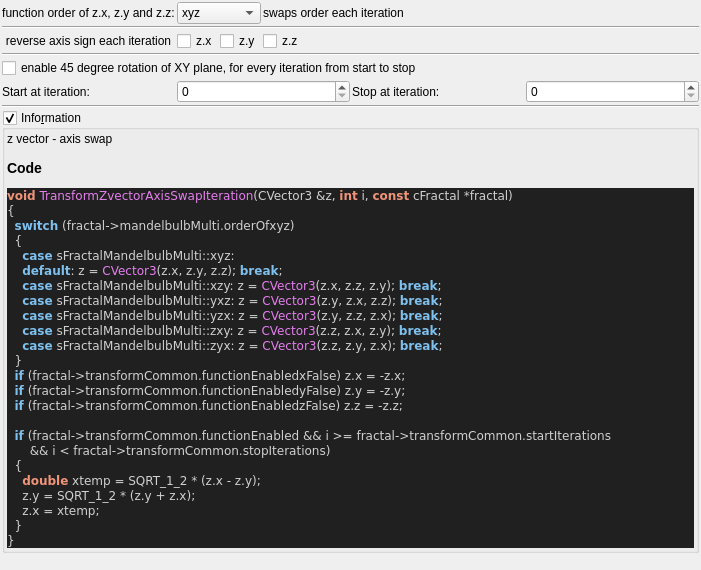
<?xml version="1.0" encoding="UTF-8"?>
<ui version="4.0">
 <class>transf_zVector_axis_swap</class>
 <widget class="QWidget" name="Form">
  <property name="geometry">
   <rect>
    <x>0</x>
    <y>0</y>
    <width>701</width>
    <height>570</height>
   </rect>
  </property>
  <property name="windowTitle">
   <string notr="true">transf_zVector_axis_swap</string>
  </property>
  <layout class="QVBoxLayout" name="verticalLayout">
   <property name="spacing">
    <number>2</number>
   </property>
   <property name="leftMargin">
    <number>2</number>
   </property>
   <property name="topMargin">
    <number>2</number>
   </property>
   <property name="rightMargin">
    <number>2</number>
   </property>
   <property name="bottomMargin">
    <number>2</number>
   </property>
   <item>
    <layout class="QGridLayout" name="gridLayout_23">
     <property name="spacing">
      <number>2</number>
     </property>
     <item row="2" column="2">
      <widget class="MyCheckBox" name="checkBox_transf_function_enabledy_false">
       <property name="text">
        <string notr="true">z.y</string>
       </property>
      </widget>
     </item>
     <item row="2" column="1">
      <widget class="MyCheckBox" name="checkBox_transf_function_enabledx_false">
       <property name="text">
        <string notr="true">z.x</string>
       </property>
      </widget>
     </item>
     <item row="0" column="1" colspan="2">
      <widget class="QComboBox" name="comboBox_mandelbulbMulti_order_of_xyz">
       <item>
        <property name="text">
         <string notr="true">xyz</string>
        </property>
       </item>
       <item>
        <property name="text">
         <string notr="true">xzy</string>
        </property>
       </item>
       <item>
        <property name="text">
         <string notr="true">yxz</string>
        </property>
       </item>
       <item>
        <property name="text">
         <string notr="true">yzx</string>
        </property>
       </item>
       <item>
        <property name="text">
         <string notr="true">zxy</string>
        </property>
       </item>
       <item>
        <property name="text">
         <string notr="true">zyx</string>
        </property>
       </item>
      </widget>
     </item>
     <item row="0" column="3">
      <widget class="QLabel" name="label_4">
       <property name="text">
        <string>swaps order each iteration</string>
       </property>
       <property name="alignment">
        <set>Qt::AlignCenter</set>
       </property>
      </widget>
     </item>
     <item row="2" column="3" colspan="2">
      <widget class="MyCheckBox" name="checkBox_transf_function_enabledz_false">
       <property name="text">
        <string notr="true">z.z</string>
       </property>
      </widget>
     </item>
     <item row="0" column="0">
      <widget class="QLabel" name="label">
       <property name="text">
        <string>function order of z.x, z.y and z.z:</string>
       </property>
       <property name="alignment">
        <set>Qt::AlignCenter</set>
       </property>
      </widget>
     </item>
     <item row="2" column="0">
      <widget class="QLabel" name="label_3">
       <property name="text">
        <string>reverse axis sign each iteration</string>
       </property>
       <property name="alignment">
        <set>Qt::AlignCenter</set>
       </property>
      </widget>
     </item>
     <item row="0" column="4" colspan="2">
      <spacer name="horizontalSpacer_2">
       <property name="orientation">
        <enum>Qt::Horizontal</enum>
       </property>
       <property name="sizeHint" stdset="0">
        <size>
         <width>40</width>
         <height>20</height>
        </size>
       </property>
      </spacer>
     </item>
     <item row="2" column="5">
      <spacer name="horizontalSpacer">
       <property name="orientation">
        <enum>Qt::Horizontal</enum>
       </property>
       <property name="sizeHint" stdset="0">
        <size>
         <width>40</width>
         <height>20</height>
        </size>
       </property>
      </spacer>
     </item>
     <item row="1" column="0" colspan="6">
      <widget class="Line" name="line_2">
       <property name="orientation">
        <enum>Qt::Horizontal</enum>
       </property>
      </widget>
     </item>
    </layout>
   </item>
   <item>
    <widget class="Line" name="line">
     <property name="orientation">
      <enum>Qt::Horizontal</enum>
     </property>
    </widget>
   </item>
   <item>
    <layout class="QGridLayout" name="gridLayout_15">
     <item row="1" column="0">
      <widget class="MyCheckBox" name="checkBox_transf_function_enabled">
       <property name="text">
        <string>enable 45 degree rotation of XY plane, for every iteration from start to stop</string>
       </property>
      </widget>
     </item>
     <item row="3" column="0" colspan="2">
      <layout class="QGridLayout" name="gridLayout_2">
       <item row="0" column="2">
        <widget class="QLabel" name="label_49">
         <property name="text">
          <string>Stop at iteration:</string>
         </property>
        </widget>
       </item>
       <item row="0" column="0">
        <widget class="QLabel" name="label_68">
         <property name="text">
          <string>Start at iteration:</string>
         </property>
        </widget>
       </item>
       <item row="0" column="3">
        <widget class="MySpinBox" name="spinboxInt_transf_stop_iterations">
         <property name="sizePolicy">
          <sizepolicy hsizetype="Preferred" vsizetype="Maximum">
           <horstretch>0</horstretch>
           <verstretch>0</verstretch>
          </sizepolicy>
         </property>
         <property name="maximum">
          <number>250</number>
         </property>
        </widget>
       </item>
       <item row="0" column="1">
        <widget class="MySpinBox" name="spinboxInt_transf_start_iterations">
         <property name="sizePolicy">
          <sizepolicy hsizetype="Minimum" vsizetype="Maximum">
           <horstretch>0</horstretch>
           <verstretch>0</verstretch>
          </sizepolicy>
         </property>
         <property name="minimum">
          <number>0</number>
         </property>
         <property name="maximum">
          <number>250</number>
         </property>
         <property name="value">
          <number>0</number>
         </property>
        </widget>
       </item>
      </layout>
     </item>
    </layout>
   </item>
   <item>
    <widget class="Line" name="line_3">
     <property name="orientation">
      <enum>Qt::Horizontal</enum>
     </property>
    </widget>
   </item>
   <item>
    <widget class="MyGroupBox" name="groupCheck_info">
     <property name="title">
      <string>Info&amp;rmation</string>
     </property>
     <property name="flat">
      <bool>false</bool>
     </property>
     <property name="checkable">
      <bool>true</bool>
     </property>
     <layout class="QVBoxLayout" name="verticalLayout_2">
      <property name="spacing">
       <number>2</number>
      </property>
      <property name="leftMargin">
       <number>2</number>
      </property>
      <property name="topMargin">
       <number>2</number>
      </property>
      <property name="rightMargin">
       <number>2</number>
      </property>
      <property name="bottomMargin">
       <number>2</number>
      </property>
      <item>
       <widget class="QLabel" name="label_code_content">
        <property name="text">
         <string notr="true">&lt;p&gt;z vector - axis swap&lt;/p&gt;&lt;table&gt;
&lt;/table&gt;
&lt;h3&gt;Code&lt;/h3&gt;
&lt;body style=&quot;background-color:#202020&quot;&gt;
&lt;pre style=&quot;color:#d0d0d0; background-color:#202020;  font-family:'Courier New',monospace;&quot;&gt;&lt;span style=&quot;color:#f09479; font-weight:bold&quot;&gt;void&lt;/span&gt; &lt;span style=&quot;color:#e47eed&quot;&gt;TransformZvectorAxisSwapIteration&lt;/span&gt;&lt;span style=&quot;color:#d0d0d0&quot;&gt;(&lt;/span&gt;CVector3 &lt;span style=&quot;color:#d0d0d0&quot;&gt;&amp;amp;&lt;/span&gt;z&lt;span style=&quot;color:#d0d0d0&quot;&gt;,&lt;/span&gt; &lt;span style=&quot;color:#f09479; font-weight:bold&quot;&gt;int&lt;/span&gt; i&lt;span style=&quot;color:#d0d0d0&quot;&gt;,&lt;/span&gt; &lt;span style=&quot;color:#f09479; font-weight:bold&quot;&gt;const&lt;/span&gt; cFractal &lt;span style=&quot;color:#d0d0d0&quot;&gt;*&lt;/span&gt;fractal&lt;span style=&quot;color:#d0d0d0&quot;&gt;)&lt;/span&gt;
&lt;span style=&quot;color:#d0d0d0&quot;&gt;{&lt;/span&gt;
  &lt;span style=&quot;color:#7ec0ee; font-weight:bold&quot;&gt;switch&lt;/span&gt; &lt;span style=&quot;color:#d0d0d0&quot;&gt;(&lt;/span&gt;fractal&lt;span style=&quot;color:#d0d0d0&quot;&gt;-&amp;gt;&lt;/span&gt;mandelbulbMulti&lt;span style=&quot;color:#d0d0d0&quot;&gt;.&lt;/span&gt;orderOfxyz&lt;span style=&quot;color:#d0d0d0&quot;&gt;)&lt;/span&gt;
  &lt;span style=&quot;color:#d0d0d0&quot;&gt;{&lt;/span&gt;
    &lt;span style=&quot;color:#7ec0ee; font-weight:bold&quot;&gt;case&lt;/span&gt; sFractalMandelbulbMulti&lt;span style=&quot;color:#d0d0d0&quot;&gt;::&lt;/span&gt;xyz&lt;span style=&quot;color:#d0d0d0&quot;&gt;:&lt;/span&gt;
    &lt;span style=&quot;color:#7ec0ee; font-weight:bold&quot;&gt;default&lt;/span&gt;&lt;span style=&quot;color:#d0d0d0&quot;&gt;:&lt;/span&gt; z &lt;span style=&quot;color:#d0d0d0&quot;&gt;=&lt;/span&gt; &lt;span style=&quot;color:#e47eed&quot;&gt;CVector3&lt;/span&gt;&lt;span style=&quot;color:#d0d0d0&quot;&gt;(&lt;/span&gt;z&lt;span style=&quot;color:#d0d0d0&quot;&gt;.&lt;/span&gt;x&lt;span style=&quot;color:#d0d0d0&quot;&gt;,&lt;/span&gt; z&lt;span style=&quot;color:#d0d0d0&quot;&gt;.&lt;/span&gt;y&lt;span style=&quot;color:#d0d0d0&quot;&gt;,&lt;/span&gt; z&lt;span style=&quot;color:#d0d0d0&quot;&gt;.&lt;/span&gt;z&lt;span style=&quot;color:#d0d0d0&quot;&gt;);&lt;/span&gt; &lt;span style=&quot;color:#7ec0ee; font-weight:bold&quot;&gt;break&lt;/span&gt;&lt;span style=&quot;color:#d0d0d0&quot;&gt;;&lt;/span&gt;
    &lt;span style=&quot;color:#7ec0ee; font-weight:bold&quot;&gt;case&lt;/span&gt; sFractalMandelbulbMulti&lt;span style=&quot;color:#d0d0d0&quot;&gt;::&lt;/span&gt;xzy&lt;span style=&quot;color:#d0d0d0&quot;&gt;:&lt;/span&gt; z &lt;span style=&quot;color:#d0d0d0&quot;&gt;=&lt;/span&gt; &lt;span style=&quot;color:#e47eed&quot;&gt;CVector3&lt;/span&gt;&lt;span style=&quot;color:#d0d0d0&quot;&gt;(&lt;/span&gt;z&lt;span style=&quot;color:#d0d0d0&quot;&gt;.&lt;/span&gt;x&lt;span style=&quot;color:#d0d0d0&quot;&gt;,&lt;/span&gt; z&lt;span style=&quot;color:#d0d0d0&quot;&gt;.&lt;/span&gt;z&lt;span style=&quot;color:#d0d0d0&quot;&gt;,&lt;/span&gt; z&lt;span style=&quot;color:#d0d0d0&quot;&gt;.&lt;/span&gt;y&lt;span style=&quot;color:#d0d0d0&quot;&gt;);&lt;/span&gt; &lt;span style=&quot;color:#7ec0ee; font-weight:bold&quot;&gt;break&lt;/span&gt;&lt;span style=&quot;color:#d0d0d0&quot;&gt;;&lt;/span&gt;
    &lt;span style=&quot;color:#7ec0ee; font-weight:bold&quot;&gt;case&lt;/span&gt; sFractalMandelbulbMulti&lt;span style=&quot;color:#d0d0d0&quot;&gt;::&lt;/span&gt;yxz&lt;span style=&quot;color:#d0d0d0&quot;&gt;:&lt;/span&gt; z &lt;span style=&quot;color:#d0d0d0&quot;&gt;=&lt;/span&gt; &lt;span style=&quot;color:#e47eed&quot;&gt;CVector3&lt;/span&gt;&lt;span style=&quot;color:#d0d0d0&quot;&gt;(&lt;/span&gt;z&lt;span style=&quot;color:#d0d0d0&quot;&gt;.&lt;/span&gt;y&lt;span style=&quot;color:#d0d0d0&quot;&gt;,&lt;/span&gt; z&lt;span style=&quot;color:#d0d0d0&quot;&gt;.&lt;/span&gt;x&lt;span style=&quot;color:#d0d0d0&quot;&gt;,&lt;/span&gt; z&lt;span style=&quot;color:#d0d0d0&quot;&gt;.&lt;/span&gt;z&lt;span style=&quot;color:#d0d0d0&quot;&gt;);&lt;/span&gt; &lt;span style=&quot;color:#7ec0ee; font-weight:bold&quot;&gt;break&lt;/span&gt;&lt;span style=&quot;color:#d0d0d0&quot;&gt;;&lt;/span&gt;
    &lt;span style=&quot;color:#7ec0ee; font-weight:bold&quot;&gt;case&lt;/span&gt; sFractalMandelbulbMulti&lt;span style=&quot;color:#d0d0d0&quot;&gt;::&lt;/span&gt;yzx&lt;span style=&quot;color:#d0d0d0&quot;&gt;:&lt;/span&gt; z &lt;span style=&quot;color:#d0d0d0&quot;&gt;=&lt;/span&gt; &lt;span style=&quot;color:#e47eed&quot;&gt;CVector3&lt;/span&gt;&lt;span style=&quot;color:#d0d0d0&quot;&gt;(&lt;/span&gt;z&lt;span style=&quot;color:#d0d0d0&quot;&gt;.&lt;/span&gt;y&lt;span style=&quot;color:#d0d0d0&quot;&gt;,&lt;/span&gt; z&lt;span style=&quot;color:#d0d0d0&quot;&gt;.&lt;/span&gt;z&lt;span style=&quot;color:#d0d0d0&quot;&gt;,&lt;/span&gt; z&lt;span style=&quot;color:#d0d0d0&quot;&gt;.&lt;/span&gt;x&lt;span style=&quot;color:#d0d0d0&quot;&gt;);&lt;/span&gt; &lt;span style=&quot;color:#7ec0ee; font-weight:bold&quot;&gt;break&lt;/span&gt;&lt;span style=&quot;color:#d0d0d0&quot;&gt;;&lt;/span&gt;
    &lt;span style=&quot;color:#7ec0ee; font-weight:bold&quot;&gt;case&lt;/span&gt; sFractalMandelbulbMulti&lt;span style=&quot;color:#d0d0d0&quot;&gt;::&lt;/span&gt;zxy&lt;span style=&quot;color:#d0d0d0&quot;&gt;:&lt;/span&gt; z &lt;span style=&quot;color:#d0d0d0&quot;&gt;=&lt;/span&gt; &lt;span style=&quot;color:#e47eed&quot;&gt;CVector3&lt;/span&gt;&lt;span style=&quot;color:#d0d0d0&quot;&gt;(&lt;/span&gt;z&lt;span style=&quot;color:#d0d0d0&quot;&gt;.&lt;/span&gt;z&lt;span style=&quot;color:#d0d0d0&quot;&gt;,&lt;/span&gt; z&lt;span style=&quot;color:#d0d0d0&quot;&gt;.&lt;/span&gt;x&lt;span style=&quot;color:#d0d0d0&quot;&gt;,&lt;/span&gt; z&lt;span style=&quot;color:#d0d0d0&quot;&gt;.&lt;/span&gt;y&lt;span style=&quot;color:#d0d0d0&quot;&gt;);&lt;/span&gt; &lt;span style=&quot;color:#7ec0ee; font-weight:bold&quot;&gt;break&lt;/span&gt;&lt;span style=&quot;color:#d0d0d0&quot;&gt;;&lt;/span&gt;
    &lt;span style=&quot;color:#7ec0ee; font-weight:bold&quot;&gt;case&lt;/span&gt; sFractalMandelbulbMulti&lt;span style=&quot;color:#d0d0d0&quot;&gt;::&lt;/span&gt;zyx&lt;span style=&quot;color:#d0d0d0&quot;&gt;:&lt;/span&gt; z &lt;span style=&quot;color:#d0d0d0&quot;&gt;=&lt;/span&gt; &lt;span style=&quot;color:#e47eed&quot;&gt;CVector3&lt;/span&gt;&lt;span style=&quot;color:#d0d0d0&quot;&gt;(&lt;/span&gt;z&lt;span style=&quot;color:#d0d0d0&quot;&gt;.&lt;/span&gt;z&lt;span style=&quot;color:#d0d0d0&quot;&gt;,&lt;/span&gt; z&lt;span style=&quot;color:#d0d0d0&quot;&gt;.&lt;/span&gt;y&lt;span style=&quot;color:#d0d0d0&quot;&gt;,&lt;/span&gt; z&lt;span style=&quot;color:#d0d0d0&quot;&gt;.&lt;/span&gt;x&lt;span style=&quot;color:#d0d0d0&quot;&gt;);&lt;/span&gt; &lt;span style=&quot;color:#7ec0ee; font-weight:bold&quot;&gt;break&lt;/span&gt;&lt;span style=&quot;color:#d0d0d0&quot;&gt;;&lt;/span&gt;
  &lt;span style=&quot;color:#d0d0d0&quot;&gt;}&lt;/span&gt;
  &lt;span style=&quot;color:#7ec0ee; font-weight:bold&quot;&gt;if&lt;/span&gt; &lt;span style=&quot;color:#d0d0d0&quot;&gt;(&lt;/span&gt;fractal&lt;span style=&quot;color:#d0d0d0&quot;&gt;-&amp;gt;&lt;/span&gt;transformCommon&lt;span style=&quot;color:#d0d0d0&quot;&gt;.&lt;/span&gt;functionEnabledxFalse&lt;span style=&quot;color:#d0d0d0&quot;&gt;)&lt;/span&gt; z&lt;span style=&quot;color:#d0d0d0&quot;&gt;.&lt;/span&gt;x &lt;span style=&quot;color:#d0d0d0&quot;&gt;= -&lt;/span&gt;z&lt;span style=&quot;color:#d0d0d0&quot;&gt;.&lt;/span&gt;x&lt;span style=&quot;color:#d0d0d0&quot;&gt;;&lt;/span&gt;
  &lt;span style=&quot;color:#7ec0ee; font-weight:bold&quot;&gt;if&lt;/span&gt; &lt;span style=&quot;color:#d0d0d0&quot;&gt;(&lt;/span&gt;fractal&lt;span style=&quot;color:#d0d0d0&quot;&gt;-&amp;gt;&lt;/span&gt;transformCommon&lt;span style=&quot;color:#d0d0d0&quot;&gt;.&lt;/span&gt;functionEnabledyFalse&lt;span style=&quot;color:#d0d0d0&quot;&gt;)&lt;/span&gt; z&lt;span style=&quot;color:#d0d0d0&quot;&gt;.&lt;/span&gt;y &lt;span style=&quot;color:#d0d0d0&quot;&gt;= -&lt;/span&gt;z&lt;span style=&quot;color:#d0d0d0&quot;&gt;.&lt;/span&gt;y&lt;span style=&quot;color:#d0d0d0&quot;&gt;;&lt;/span&gt;
  &lt;span style=&quot;color:#7ec0ee; font-weight:bold&quot;&gt;if&lt;/span&gt; &lt;span style=&quot;color:#d0d0d0&quot;&gt;(&lt;/span&gt;fractal&lt;span style=&quot;color:#d0d0d0&quot;&gt;-&amp;gt;&lt;/span&gt;transformCommon&lt;span style=&quot;color:#d0d0d0&quot;&gt;.&lt;/span&gt;functionEnabledzFalse&lt;span style=&quot;color:#d0d0d0&quot;&gt;)&lt;/span&gt; z&lt;span style=&quot;color:#d0d0d0&quot;&gt;.&lt;/span&gt;z &lt;span style=&quot;color:#d0d0d0&quot;&gt;= -&lt;/span&gt;z&lt;span style=&quot;color:#d0d0d0&quot;&gt;.&lt;/span&gt;z&lt;span style=&quot;color:#d0d0d0&quot;&gt;;&lt;/span&gt;

  &lt;span style=&quot;color:#7ec0ee; font-weight:bold&quot;&gt;if&lt;/span&gt; &lt;span style=&quot;color:#d0d0d0&quot;&gt;(&lt;/span&gt;fractal&lt;span style=&quot;color:#d0d0d0&quot;&gt;-&amp;gt;&lt;/span&gt;transformCommon&lt;span style=&quot;color:#d0d0d0&quot;&gt;.&lt;/span&gt;functionEnabled &lt;span style=&quot;color:#d0d0d0&quot;&gt;&amp;amp;&amp;amp;&lt;/span&gt; i &lt;span style=&quot;color:#d0d0d0&quot;&gt;&amp;gt;=&lt;/span&gt; fractal&lt;span style=&quot;color:#d0d0d0&quot;&gt;-&amp;gt;&lt;/span&gt;transformCommon&lt;span style=&quot;color:#d0d0d0&quot;&gt;.&lt;/span&gt;startIterations
      &lt;span style=&quot;color:#d0d0d0&quot;&gt;&amp;amp;&amp;amp;&lt;/span&gt; i &lt;span style=&quot;color:#d0d0d0&quot;&gt;&amp;lt;&lt;/span&gt; fractal&lt;span style=&quot;color:#d0d0d0&quot;&gt;-&amp;gt;&lt;/span&gt;transformCommon&lt;span style=&quot;color:#d0d0d0&quot;&gt;.&lt;/span&gt;stopIterations&lt;span style=&quot;color:#d0d0d0&quot;&gt;)&lt;/span&gt;
  &lt;span style=&quot;color:#d0d0d0&quot;&gt;{&lt;/span&gt;
    &lt;span style=&quot;color:#f09479; font-weight:bold&quot;&gt;double&lt;/span&gt; xtemp &lt;span style=&quot;color:#d0d0d0&quot;&gt;=&lt;/span&gt; SQRT_1_2 &lt;span style=&quot;color:#d0d0d0&quot;&gt;* (&lt;/span&gt;z&lt;span style=&quot;color:#d0d0d0&quot;&gt;.&lt;/span&gt;x &lt;span style=&quot;color:#d0d0d0&quot;&gt;-&lt;/span&gt; z&lt;span style=&quot;color:#d0d0d0&quot;&gt;.&lt;/span&gt;y&lt;span style=&quot;color:#d0d0d0&quot;&gt;);&lt;/span&gt;
    z&lt;span style=&quot;color:#d0d0d0&quot;&gt;.&lt;/span&gt;y &lt;span style=&quot;color:#d0d0d0&quot;&gt;=&lt;/span&gt; SQRT_1_2 &lt;span style=&quot;color:#d0d0d0&quot;&gt;* (&lt;/span&gt;z&lt;span style=&quot;color:#d0d0d0&quot;&gt;.&lt;/span&gt;y &lt;span style=&quot;color:#d0d0d0&quot;&gt;+&lt;/span&gt; z&lt;span style=&quot;color:#d0d0d0&quot;&gt;.&lt;/span&gt;x&lt;span style=&quot;color:#d0d0d0&quot;&gt;);&lt;/span&gt;
    z&lt;span style=&quot;color:#d0d0d0&quot;&gt;.&lt;/span&gt;x &lt;span style=&quot;color:#d0d0d0&quot;&gt;=&lt;/span&gt; xtemp&lt;span style=&quot;color:#d0d0d0&quot;&gt;;&lt;/span&gt;
  &lt;span style=&quot;color:#d0d0d0&quot;&gt;}&lt;/span&gt;
&lt;span style=&quot;color:#d0d0d0&quot;&gt;}&lt;/span&gt;
&lt;/pre&gt;
&lt;/body&gt;</string>
        </property>
        <property name="wordWrap">
         <bool>true</bool>
        </property>
        <property name="openExternalLinks">
         <bool>true</bool>
        </property>
        <property name="textInteractionFlags">
         <set>Qt::LinksAccessibleByMouse|Qt::TextSelectableByMouse</set>
        </property>
       </widget>
      </item>
     </layout>
    </widget>
   </item>
   <item>
    <spacer name="verticalSpacer">
     <property name="orientation">
      <enum>Qt::Vertical</enum>
     </property>
     <property name="sizeHint" stdset="0">
      <size>
       <width>20</width>
       <height>40</height>
      </size>
     </property>
    </spacer>
   </item>
  </layout>
 </widget>
 <customwidgets>
  <customwidget>
   <class>MyGroupBox</class>
   <extends>QGroupBox</extends>
   <header>my_group_box.h</header>
   <container>1</container>
  </customwidget>
  <customwidget>
   <class>MySpinBox</class>
   <extends>QSpinBox</extends>
   <header>my_spin_box.h</header>
  </customwidget>
  <customwidget>
   <class>MyCheckBox</class>
   <extends>QCheckBox</extends>
   <header>my_check_box.h</header>
  </customwidget>
 </customwidgets>
 <resources/>
 <connections/>
</ui>
